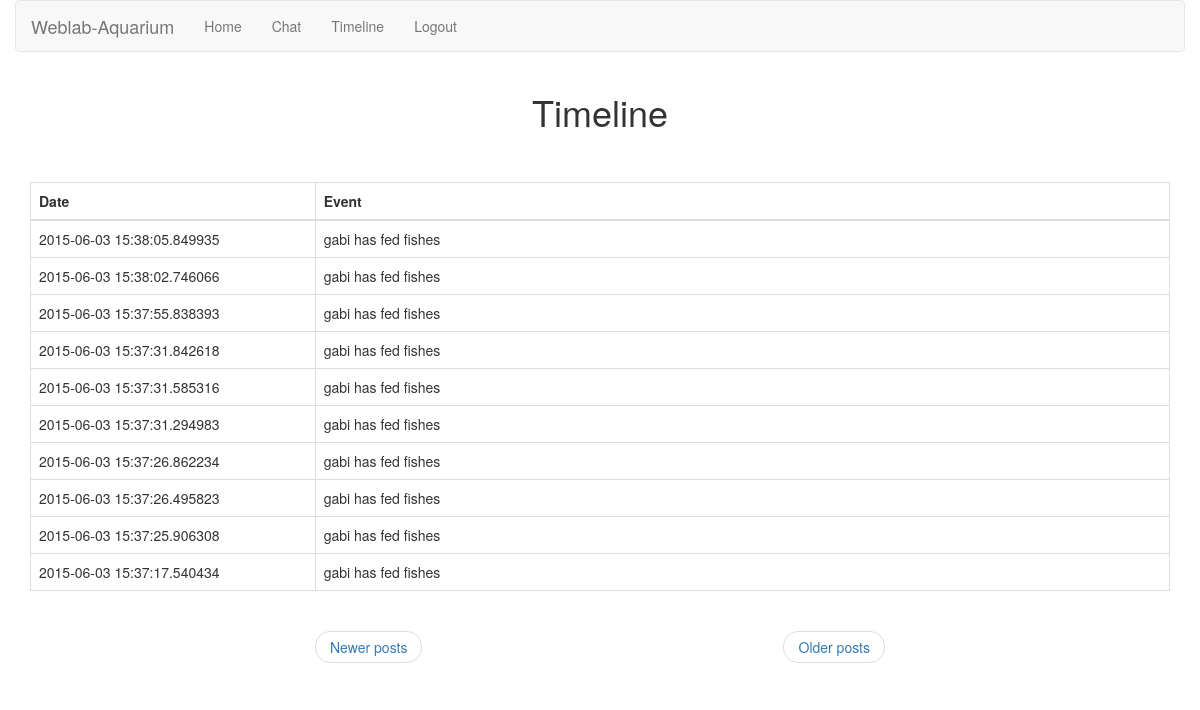
Screenshot of /timeline/2 (signed in) with the database file from the repository.
### app/models.py (models this page shows, shortened)
class Event(db.Model):
    id = db.Column(db.Integer, primary_key=True)
    body = db.Column(db.String(140))
    timestamp = db.Column(db.DateTime)
    user_id = db.Column(db.Integer, db.ForeignKey('user.id'))

class User(db.Model):
    id = db.Column(db.Integer, primary_key=True)
    nickname = db.Column(db.String(64), index=True, unique=True)
    posts = db.relationship('Post', backref='author', lazy='dynamic')
    events = db.relationship('Event', backref='author', lazy='dynamic')
    permission = db.Column(db.Boolean)
    max_date = db.Column(db.DateTime)
    last_poll = db.Column(db.DateTime)
    back = db.Column(db.String(80))
    session_id = db.Column(db.String(80))
    weblab = db.Column(db.Boolean)
    def is_authenticated(self):
        return True

### app/views.py (the view)
@app.route('/timeline', methods=['GET', 'POST'])
@app.route('/timeline/<int:page>', methods=['GET', 'POST'])
@login_required
def timeline(page=1):
    events=Event.query.order_by(desc(Event.timestamp)).paginate(page, POSTS_PER_PAGE, False)
    return render_template('timeline.html',
                           events=events)

### app/views.py (called while the page is built)
@lm.user_loader
def load_user(id):
    return User.query.get(int(id))

@app.before_request
def before_request():
    g.user = current_user
    if g.user.is_authenticated():
        g.user.last_poll = datetime.now()
        db.session.add(g.user)
        db.session.commit()

### app/templates/timeline.html
{% extends "base.html" %}
{% block content %}
    <div class="container-fluid text-center">
        <h1>Timeline</h1>
        <br><br>
    </div>
    <div class="container">
        <table class="table table-bordered">
            <thead>
              <tr>
                <th class="col-md-2">Date</th>
                <th class="col-md-4">Event</th>
              </tr>
            </thead>
            <tbody>
                {% for event in events.items %}
                    {% include 'event.html' %}
                {% endfor %}
            </tbody>
        </table>
    </div>
    <div class="container text-center" style="padding-right:25%;padding-left:25%;">
        <ul class="pager">
            {% if events.has_prev %}<li class="previous" ><a href="{{ url_for('timeline', page=events.prev_num) }}">Newer posts</a></li>{% else %}<li class="previous"><a href="#">Newer posts</a></li>
            {% endif %}
            {% if events.has_next %}<li class="next"><a href="{{ url_for('timeline', page=events.next_num) }}">Older posts</a></li>{% else %}<li class="next"><a href="#">Older posts</a></li>
            {% endif %}
        </ul>
    </div>
{% endblock %}

### app/templates/event.html
    <tr valign="top">
        <td class="col-md-3">{{event.timestamp}}</td>
        <td class="col-md-9">{{event.author.nickname }} {{ event.body }}</td>
    </tr>

### rows the page displays
Event: timestamp "2015-06-03 15:38:05.849935", author.nickname "gabi", body "has fed fishes"
Event: timestamp "2015-06-03 15:38:02.746066", author.nickname "gabi", body "has fed fishes"
Event: timestamp "2015-06-03 15:37:55.838393", author.nickname "gabi", body "has fed fishes"
Event: timestamp "2015-06-03 15:37:31.842618", author.nickname "gabi", body "has fed fishes"
Event: timestamp "2015-06-03 15:37:31.585316", author.nickname "gabi", body "has fed fishes"
Event: timestamp "2015-06-03 15:37:31.294983", author.nickname "gabi", body "has fed fishes"
Event: timestamp "2015-06-03 15:37:26.862234", author.nickname "gabi", body "has fed fishes"
Event: timestamp "2015-06-03 15:37:26.495823", author.nickname "gabi", body "has fed fishes"
Event: timestamp "2015-06-03 15:37:25.906308", author.nickname "gabi", body "has fed fishes"
Event: timestamp "2015-06-03 15:37:17.540434", author.nickname "gabi", body "has fed fishes"
